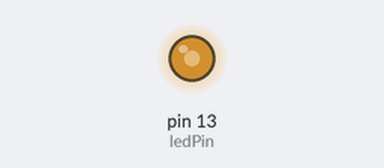
A sketch run on a simulated Arduino Uno, built with avr-gcc and run on an emulated ATmega328P. Parts: output pins drawn as LEDs (lit = HIGH).

Above: at 0.1 s.
Timing chart, 0 to 1.6 s (numbered marks = the images above):
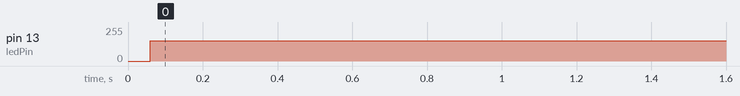

The sketch:

duty.ino
```cpp
const int ledPin = 13;

void setup() {
  pinMode(ledPin, OUTPUT);
}

void loop() {
  int dutyCycle = 60;   // 0 ~ 100 %
  int period = 10;      // 10 ms -> 100Hz

  int onTime = period * dutyCycle / 100;
  int offTime = period - onTime;

  digitalWrite(ledPin, HIGH);
  delay(onTime);

  digitalWrite(ledPin, LOW);
  delay(offTime);
}
```

Measured:
- by itself, pin 13 (ledPin): 0/255 → 153/255 at 0.06 s
